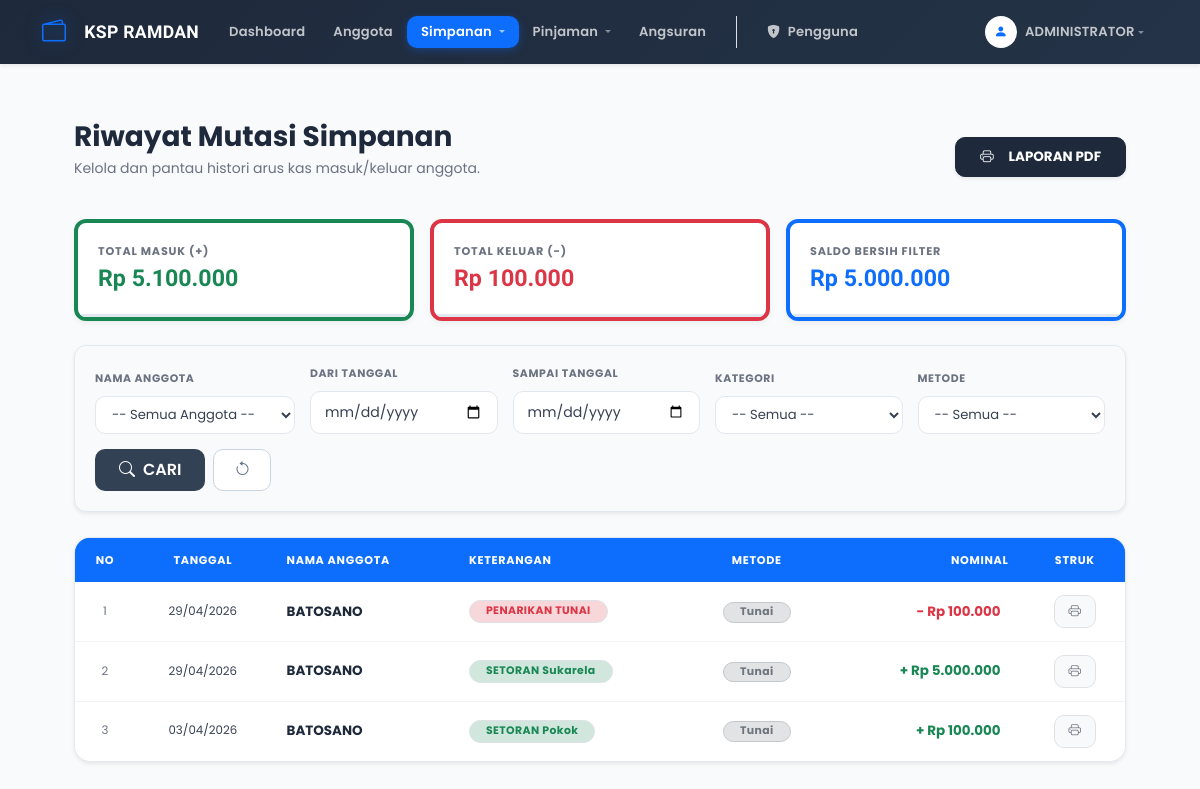
Before: /riwayat_simpanan.php (signed in) with the older database file.
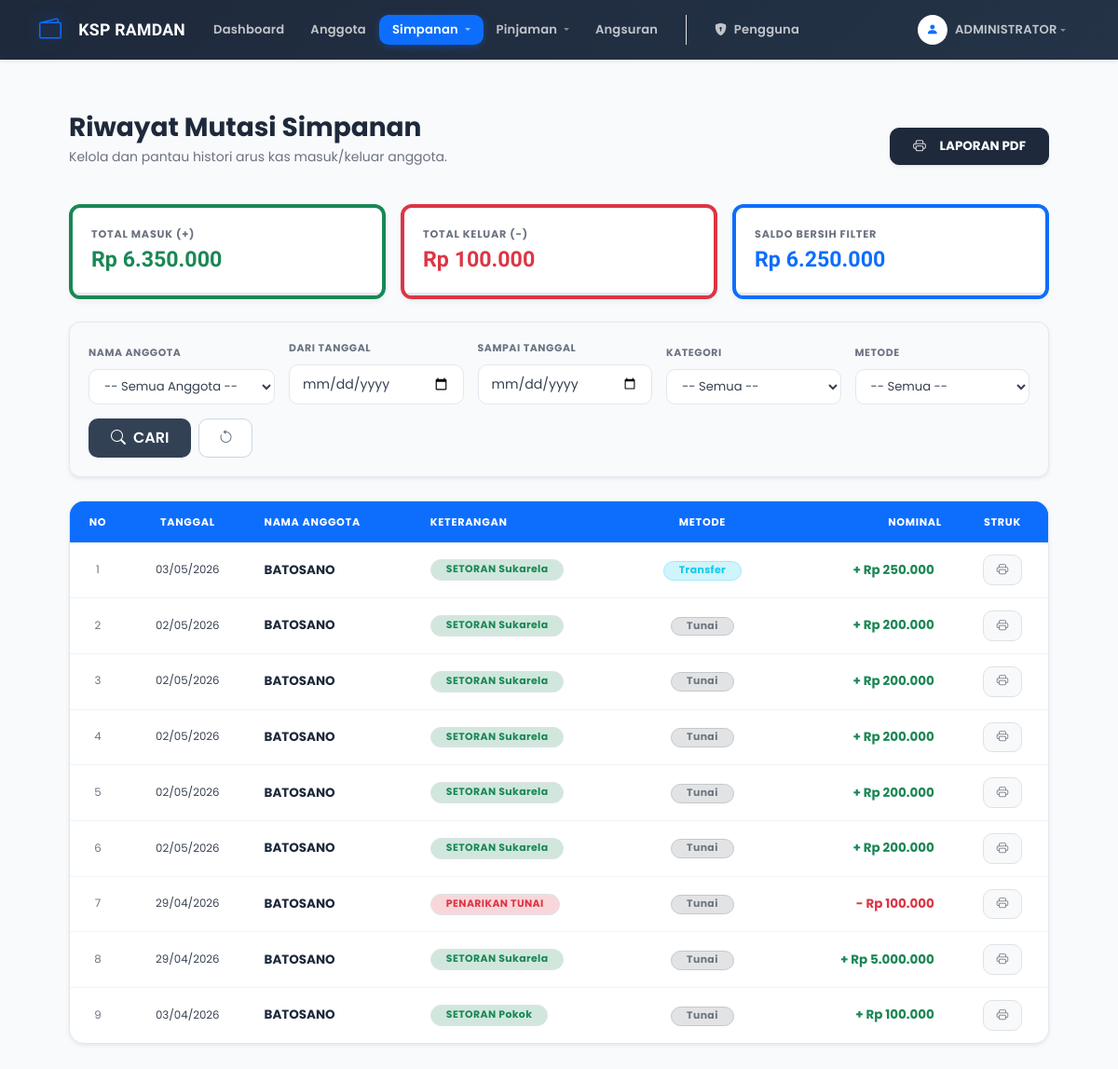
After: the same page with the newer database file.
### tables this page shows
CREATE TABLE `tb_simpanan_ramdan` (
  `id_simpanan` int(11) NOT NULL,
  `id_anggota` int(11) NOT NULL,
  `jenis_simpanan` enum('Pokok','Wajib','Sukarela') NOT NULL,
  `jumlah` decimal(15,2) NOT NULL,
  `metode_pembayaran` enum('Tunai','Transfer') DEFAULT 'Tunai',
  `tanggal` date NOT NULL
);

CREATE TABLE `tb_anggota_ramdan` (
  `id_anggota` int(11) NOT NULL,
  `nama` varchar(100) NOT NULL,
  `alamat` text DEFAULT NULL,
  `no_hp` varchar(20) DEFAULT NULL,
  `tanggal_daftar` date NOT NULL
);

### functions.php (called while the page is built, shortened)
<?php
function rupiah($angka) {
    return "Rp " . number_format($angka, 0, ',', '.');
}
?>

### riwayat_simpanan.php (the view, shortened to what this page needs)
<?php
include 'koneksi.php';
include 'header.php';
$role_user = $_SESSION['role'];
$id_anggota_filter = isset($_GET['id_anggota']) ? mysqli_real_escape_string($koneksi, $_GET['id_anggota']) : '';
$jenis_filter = isset($_GET['jenis_simpanan']) ? mysqli_real_escape_string($koneksi, $_GET['jenis_simpanan']) : '';
$metode_filter = isset($_GET['metode']) ? mysqli_real_escape_string($koneksi, $_GET['metode']) : '';
$tgl_awal = isset($_GET['tgl_awal']) ? mysqli_real_escape_string($koneksi, $_GET['tgl_awal']) : '';
$tgl_akhir = isset($_GET['tgl_akhir']) ? mysqli_real_escape_string($koneksi, $_GET['tgl_akhir']) : '';
$sql = "SELECT s.*, a.nama FROM tb_simpanan_ramdan s
        JOIN tb_anggota_ramdan a ON s.id_anggota = a.id_anggota
        WHERE 1=1";
$sql .= " ORDER BY s.tanggal DESC, s.id_simpanan DESC";
$query = mysqli_query($koneksi, $sql);
$total_masuk = 0;
$total_keluar = 0;
$q_stat = mysqli_query($koneksi, $sql);
while($st = mysqli_fetch_assoc($q_stat)){
    if($st['jumlah'] > 0) $total_masuk += $st['jumlah'];
    else $total_keluar += abs($st['jumlah']);
}
$saldo_akhir = $total_masuk - $total_keluar;
$params_cetak = http_build_query([
    'id_anggota' => $id_anggota_filter,
    'jenis_simpanan' => $jenis_filter,
    'metode' => $metode_filter,
    'tgl_awal' => $tgl_awal,
    'tgl_akhir' => $tgl_akhir
]);
?>
<div class="content">
    <div class="d-flex justify-content-between align-items-center mb-4">
        <div>
            <h3 class="fw-bold text-dark mb-1">Riwayat Mutasi Simpanan</h3>
            <p class="text-muted small">
                <?php
                if($tgl_awal != '' && $tgl_akhir != '') echo "Periode: <b>".date('d/m/Y', strtotime($tgl_awal))."</b> s/d <b>".date('d/m/Y', strtotime($tgl_akhir))."</b>";
                else echo "Kelola dan pantau histori arus kas masuk/keluar anggota.";
                ?>
            </p>
        </div>
        <a href="cetak_simpanan.php?<?php echo $params_cetak; ?>" target="_blank" class="btn btn-dark fw-bold rounded-pill px-4 shadow-sm">
            <i class="bi bi-printer me-2"></i> LAPORAN PDF
        </a>
    </div>
    <div class="row g-3 mb-4">
        <div class="col-md-4">
            <div class="stat-card border-start border-4 border-success">
                <div class="stat-label">Total Masuk (+)</div>
                <div class="stat-value text-success"><?php echo rupiah($total_masuk); ?></div>
            </div>
        </div>
        <div class="col-md-4">
            <div class="stat-card border-start border-4 border-danger">
                <div class="stat-label">Total Keluar (-)</div>
                <div class="stat-value text-danger"><?php echo rupiah($total_keluar); ?></div>
            </div>
        </div>
        <div class="col-md-4">
            <div class="stat-card border-start border-4 border-primary">
                <div class="stat-label">Saldo Bersih Filter</div>
                <div class="stat-value text-primary"><?php echo rupiah($saldo_akhir); ?></div>
            </div>
        </div>
    </div>
    <div class="f-section shadow-sm">
        <form method="GET">
            <div class="f-container">
                <?php if ($role_user != 'Anggota'): ?>
                <div class="f-item" style="min-width: 200px;">
                    <span class="f-label">Nama Anggota</span>
                    <select name="id_anggota" class="f-control">
                        <option value="">-- Semua Anggota --</option>
                    </select>
                </div>
                <?php endif; ?>
                <div class="f-item">
                    <span class="f-label">Dari Tanggal</span>
                    <input type="date" name="tgl_awal" class="f-control" value="<?php echo $tgl_awal; ?>">
                </div>
                <div class="f-item">
                    <span class="f-label">Sampai Tanggal</span>
                    <input type="date" name="tgl_akhir" class="f-control" value="<?php echo $tgl_akhir; ?>">
                </div>
                <div class="f-item">
                    <span class="f-label">Kategori</span>
                    <select name="jenis_simpanan" class="f-control">
                        <option value="">-- Semua --</option>
                    </select>
                </div>
                <div class="f-item">
                    <span class="f-label">Metode</span>
                    <select name="metode" class="f-control">
                        <option value="">-- Semua --</option>
                    </select>
                </div>
                <div class="d-flex gap-2">
                    <button type="submit" class="btn-f btn-f-primary px-4">
                        <i class="bi bi-search me-2"></i>CARI
                    </button>
                    <a href="riwayat_simpanan.php" class="btn-f btn-f-light d-flex align-items-center" title="Reset Filter">
                        <i class="bi bi-arrow-counterclockwise"></i>
                    </a>
                </div>
            </div>
        </form>
    </div>
    <div class="card shadow-sm border-0 rounded-4 overflow-hidden">
        <div class="table-responsive">
            <table class="table table-hover align-middle mb-0">
                <thead class="table-ksp-head">
                    <tr>
                        <th class="text-center" width="60">NO</th>
                        <th class="text-center">TANGGAL</th>
                        <th>NAMA ANGGOTA</th>
                        <th>KETERANGAN</th>
                        <th class="text-center">METODE</th>
                        <th class="text-end px-4">NOMINAL</th>
                        <th class="text-center">STRUK</th>
                    </tr>
                </thead>
                <tbody>
                    <?php
                    $no = 1;
                    while ($row = mysqli_fetch_assoc($query)):
                        $is_plus = $row['jumlah'] > 0;
                    ?>
                    <tr>
                        <td class="text-center text-muted small"><?php echo $no++; ?></td>
                        <td class="text-center small"><?php echo date('d/m/Y', strtotime($row['tanggal'])); ?></td>
                        <td class="fw-bold text-dark"><?php echo strtoupper($row['nama']); ?></td>
                        <td>
                            <span class="badge <?php echo $is_plus ? 'bg-success-subtle text-success' : 'bg-danger-subtle text-danger'; ?> rounded-pill border px-3">
                                <?php echo $is_plus ? 'SETORAN '.$row['jenis_simpanan'] : 'PENARIKAN TUNAI'; ?>
                            </span>
                        </td>
                        <td class="text-center">
                            <?php if($row['metode_pembayaran'] == 'Transfer'): ?>
                                <span class="badge bg-info-subtle text-info border border-info-subtle px-3 py-1 rounded-pill small">Transfer</span>
                            <?php else: ?>
                                <span class="badge bg-secondary-subtle text-secondary border border-secondary-subtle px-3 py-1 rounded-pill small">Tunai</span>
                            <?php endif; ?>
                        </td>
                        <td class="text-end px-4 fw-bold <?php echo $is_plus ? 'text-success' : 'text-danger'; ?>">
                            <?php echo ($is_plus ? '+' : '-') . ' ' . rupiah(abs($row['jumlah'])); ?>
                        </td>
                        <td class="text-center">
                            <a href="cetak_struk_simpanan.php?id=<?php echo $row['id_simpanan']; ?>" target="_blank" class="btn btn-sm btn-light border" title="Cetak Struk">
                                <i class="bi bi-printer text-muted"></i>
                            </a>
                        </td>
                    </tr>
                    <?php endwhile; ?>
                </tbody>
            </table>
        </div>
    </div>
</div>
<?php include 'footer.php'; ?>

### header.php (shortened to what this page needs)
<?php
if (!function_exists('isActive')) {
    function isActive($pages) {
        $current_page = basename($_SERVER['PHP_SELF']);
        if (is_array($pages)) {
            return in_array($current_page, $pages) ? 'active fw-bold text-white' : '';
        }
        return $current_page == $pages ? 'active fw-bold text-white' : '';
    }
}
$role_user = isset($_SESSION['role']) ? $_SESSION['role'] : 'Petugas';
$nama_user = isset($_SESSION['nama']) ? $_SESSION['nama'] : 'User';
?>
<!DOCTYPE html>
<html lang="id">
<head>
    <link href="https://cdn.jsdelivr.net/npm/bootstrap@5.3.0/dist/css/bootstrap.min.css" rel="stylesheet">
    <link rel="stylesheet" href="https://cdn.jsdelivr.net/npm/bootstrap-icons@1.11.1/font/bootstrap-icons.css">
    <link rel="stylesheet" href="style.css">
</head>
<body>
<nav class="navbar navbar-expand-lg navbar-dark shadow-sm mb-4 sticky-top">
    <div class="container">
        <a class="navbar-brand d-flex align-items-center fw-bold" href="dashboard_<?php echo strtolower($role_user); ?>.php">
            <i class="bi bi-wallet2 me-2 fs-4"></i> KSP RAMDAN
        </a>
        <div class="collapse navbar-collapse" id="navbarNav">
            <ul class="navbar-nav me-auto mb-2 mb-lg-0">
                <li class="nav-item">
                    <a class="nav-link <?php echo isActive(['dashboard_admin.php', 'dashboard_petugas.php']); ?>" href="dashboard_<?php echo strtolower($role_user); ?>.php">Dashboard</a>
                </li>
                <li class="nav-item">
                    <a class="nav-link <?php echo isActive(['data_anggota.php', 'tambah_anggota.php', 'edit_anggota.php']); ?>" href="data_anggota.php">Anggota</a>
                </li>
                <li class="nav-item dropdown">
                    <a class="nav-link dropdown-toggle <?php echo isActive(['data_simpanan.php', 'riwayat_simpanan.php', 'tambah_simpanan.php', 'tarik_simpanan.php']); ?>" href="#" role="button" data-bs-toggle="dropdown">
                        Simpanan
                    </a>
                </li>
                <li class="nav-item dropdown">
                    <a class="nav-link dropdown-toggle <?php echo isActive(['data_pinjaman.php', 'riwayat_pinjaman.php', 'tambah_pinjaman.php']); ?>" href="#" role="button" data-bs-toggle="dropdown">
                        Pinjaman
                    </a>
                </li>
                <li class="nav-item">
                    <a class="nav-link <?php echo isActive(['data_angsuran.php', 'tambah_angsuran.php', 'riwayat_angsuran.php']); ?>" href="data_angsuran.php">Angsuran</a>
                </li>
                <?php if ($role_user == 'Admin'): ?>
                <li class="nav-item ms-lg-3 border-start ps-lg-3">
                    <a class="nav-link text-warning <?php echo isActive(['data_user.php', 'tambah_user.php']); ?>" href="data_user.php">
                        <i class="bi bi-shield-lock-fill me-1"></i> Pengguna
                    </a>
                </li>
                <?php endif; ?>
            </ul>
            <div class="dropdown">
                <a class="nav-link dropdown-toggle text-white fw-bold d-flex align-items-center" href="#" role="button" data-bs-toggle="dropdown">
                    <div class="bg-white text-primary rounded-circle d-flex align-items-center justify-content-center me-2" style="width: 32px; height: 32px;">
                        <i class="bi bi-person-fill"></i>
                    </div>
                    <?php echo strtoupper($nama_user); ?>
                </a>
            </div>
        </div>
    </div>
</nav>
<div class="container pb-5">

### footer.php (shortened to what this page needs)
</div>
</body>
</html>

### header.php (style rules this page uses)
body { font-family: 'Poppins', sans-serif; background-color: #f8fafc; }
.navbar { background: linear-gradient(135deg, #0d6efd 0%, #0a58ca 100%); }
.nav-link { transition: all 0.3s ease; }

### riwayat_simpanan.php (style rules this page uses)
:root { --ksp-slate: #334155; --ksp-blue: #0d6efd; --ksp-border: #e2e8f0; }
.stat-card { background: white; border: 1px solid var(--ksp-border); border-radius: 12px; padding: 20px; box-shadow: 0 4px 6px -1px rgba(0, 0, 0, 0.05); }
.stat-label { font-size: 10px; font-weight: 800; color: #64748b; text-transform: uppercase; letter-spacing: 1px; margin-bottom: 5px; }
.stat-value { font-size: 1.4rem; font-weight: 800; }
.f-section { background: #f8fafc; border: 1px solid var(--ksp-border); border-radius: 12px; padding: 20px; margin-bottom: 25px; }
.f-container { display: flex; flex-wrap: wrap; gap: 15px; align-items: flex-end; }
.f-item { flex: 1; min-width: 140px; }
.f-label { font-size: 11px; font-weight: 700; color: #475569; margin-bottom: 8px; display: block; text-transform: uppercase; }
.f-control { display: block; width: 100%; height: 42px; padding: 5px 12px; border: 1px solid #cbd5e1; border-radius: 10px; font-size: 13px; background-color: #fff; }
.btn-f { height: 42px; padding: 0 20px; font-weight: 600; border-radius: 10px; border: none; cursor: pointer; transition: 0.2s; }
.btn-f-primary { background: var(--ksp-slate); color: white; }
.btn-f-light { background: white; border: 1px solid #cbd5e1; color: #64748b; }
.table-ksp-head { background: var(--ksp-blue) !important; color: white !important; }
.table-ksp-head th { font-size: 12px; text-transform: uppercase; border: none !important; padding: 15px !important; }

Changed rows visible on the page:
added tb_simpanan_ramdan: tanggal "03/05/2026", id_anggota.nama "BATOSANO", jenis_simpanan "Sukarela", metode_pembayaran "Transfer", jumlah "Rp 250.000"
added tb_simpanan_ramdan: tanggal "02/05/2026", id_anggota.nama "BATOSANO", jenis_simpanan "Sukarela", metode_pembayaran "Tunai", jumlah "Rp 200.000"
added tb_simpanan_ramdan: tanggal "02/05/2026", id_anggota.nama "BATOSANO", jenis_simpanan "Sukarela", metode_pembayaran "Tunai", jumlah "Rp 200.000"
added tb_simpanan_ramdan: tanggal "02/05/2026", id_anggota.nama "BATOSANO", jenis_simpanan "Sukarela", metode_pembayaran "Tunai", jumlah "Rp 200.000"
added tb_simpanan_ramdan: tanggal "02/05/2026", id_anggota.nama "BATOSANO", jenis_simpanan "Sukarela", metode_pembayaran "Tunai", jumlah "Rp 200.000"
added tb_simpanan_ramdan: tanggal "02/05/2026", id_anggota.nama "BATOSANO", jenis_simpanan "Sukarela", metode_pembayaran "Tunai", jumlah "Rp 200.000"
Other visible differences:
rupiah($total_masuk): "Rp 5.100.000" → "Rp 6.350.000"
rupiah($saldo_akhir): "Rp 5.000.000" → "Rp 6.250.000"
